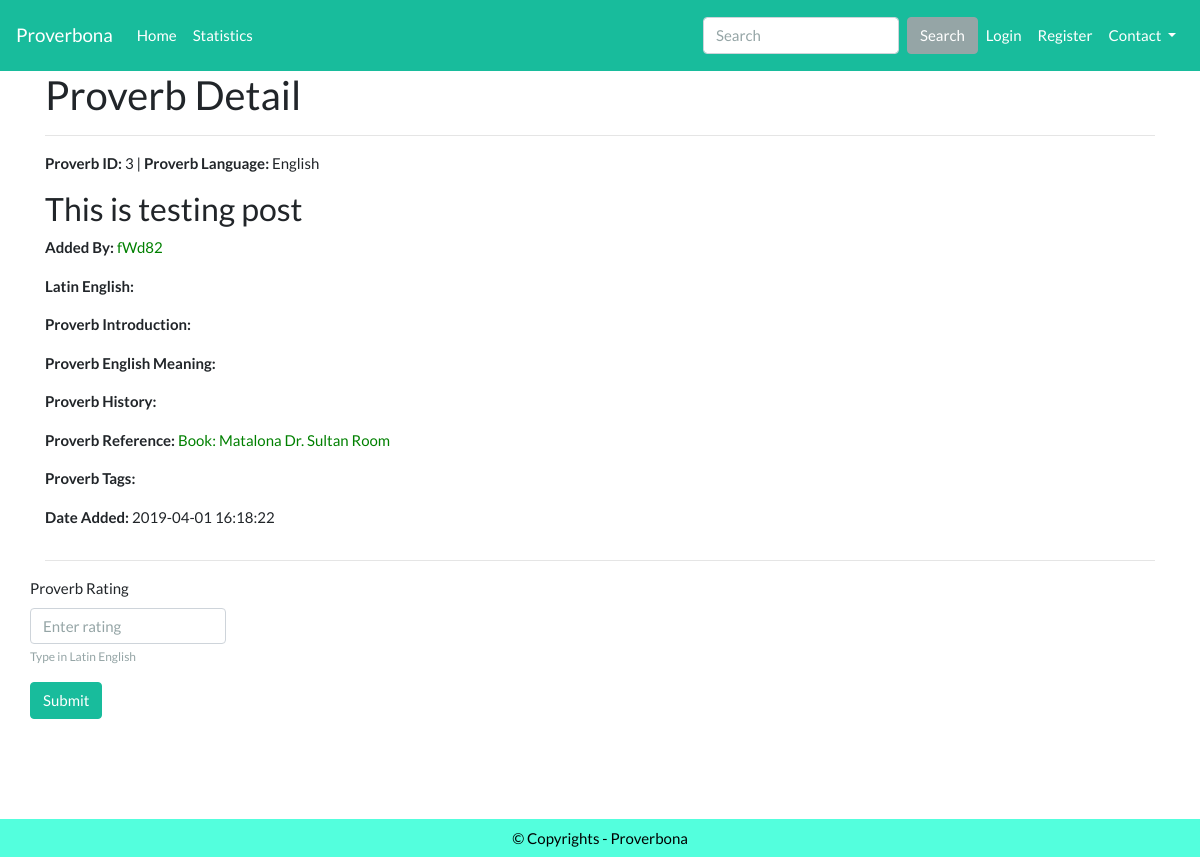
The page /index.php/home/proverb/3 on the database as committed earlier.
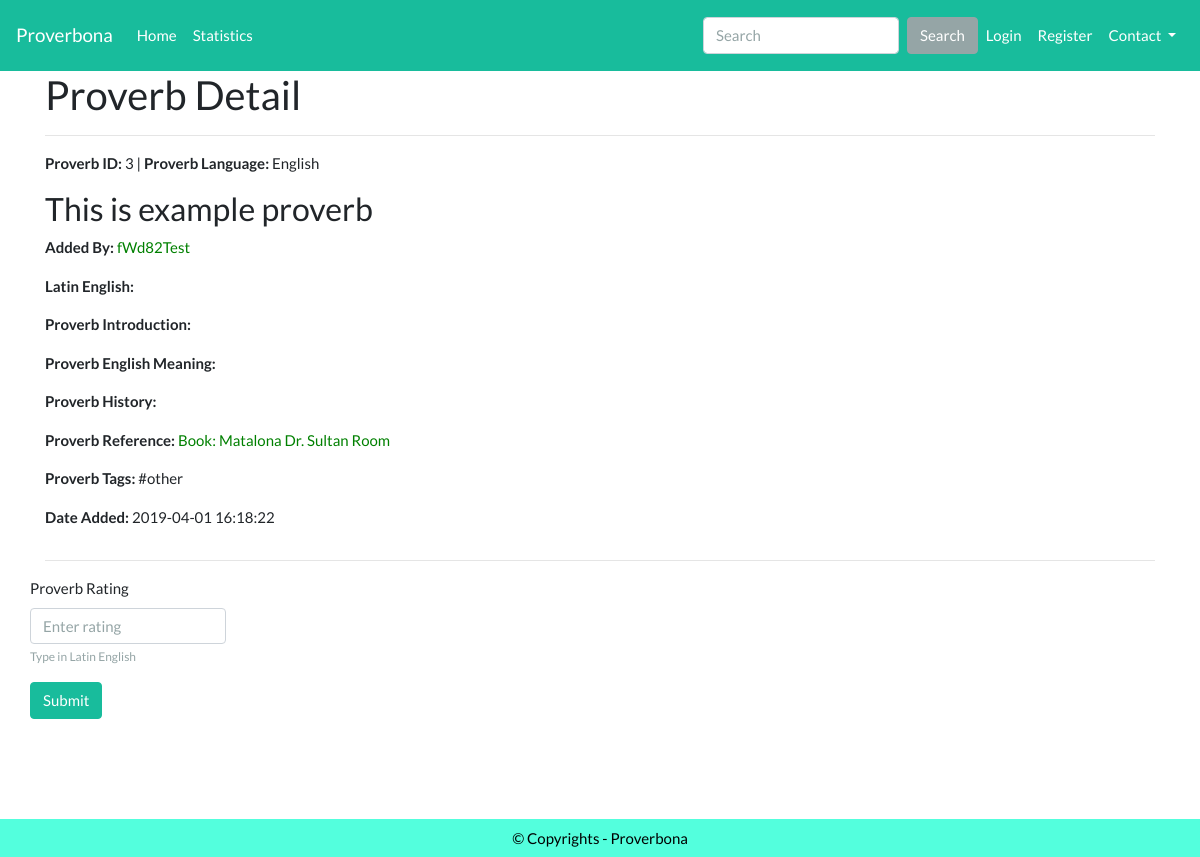
The same page on the database as committed later.
### tables this page shows
CREATE TABLE `table_proverb` (
  `proverb_id` int(11) NOT NULL,
  `proverb_lang` int(11) DEFAULT NULL,
  `proverb_statement` text NOT NULL,
  `proverb_latin_eng` text,
  `proverb_introduction` text,
  `proverb_eng_meaning` text,
  `proverb_history` text,
  `proverb_reference` int(11) NOT NULL,
  `proverb_tags` varchar(45) DEFAULT NULL,
  `proverb_addedby` int(11) DEFAULT NULL,
  `proverb_contributors` varchar(45) DEFAULT NULL,
  `proverb_timestamp` timestamp NULL DEFAULT CURRENT_TIMESTAMP
);

CREATE TABLE `table_user` (
  `user_id` int(11) NOT NULL,
  `user_fullname` varchar(45) DEFAULT NULL,
  `user_email` varchar(45) NOT NULL,
  `user_name` varchar(45) NOT NULL,
  `user_password` varchar(45) DEFAULT NULL,
  `user_nativelang` int(11) DEFAULT NULL,
  `user_otherlang` text,
  `user_country` varchar(45) DEFAULT NULL,
  `user_address` varchar(45) DEFAULT NULL,
  `user_department` varchar(45) DEFAULT NULL,
  `user_bio` text,
  `user_timestamp` timestamp NULL DEFAULT CURRENT_TIMESTAMP
);

CREATE TABLE `table_lang` (
  `lang_id` int(11) NOT NULL,
  `lang_locale` varchar(45) DEFAULT NULL,
  `lang_name` varchar(45) DEFAULT NULL,
  `lang_timestamp` timestamp NULL DEFAULT CURRENT_TIMESTAMP
);

CREATE TABLE `table_reference` (
  `reference_id` int(11) NOT NULL,
  `reference_title` text,
  `reference_category` varchar(45) DEFAULT NULL,
  `reference_author` varchar(45) DEFAULT NULL,
  `reference_introduction` varchar(45) DEFAULT NULL,
  `reference_published_year` varchar(45) DEFAULT NULL,
  `reference_img_path` varchar(45) DEFAULT NULL,
  `reference_timestamp` timestamp NULL DEFAULT CURRENT_TIMESTAMP
);

### application/controllers/Home.php (called while the page is built, shortened)
<?php
    class Home extends CI_Controller{
        public function proverb($id){
            $this->load->model('Proverbs_model');
            $my_proverbs = $this->Proverbs_model->get_proverb_id($id);
            $this->load->view('public/proverb_detail', compact('my_proverbs'));
        }
    }
?>

### index.php (called while the page is built, shortened)
<?php
require_once BASEPATH.'core/CodeIgniter.php';

### application/models/Proverbs_model.php (called while the page is built, shortened)
<?php
    class Proverbs_model extends CI_Model{
        public function get_proverb_id($id) {
            $q = $this->db->from('table_proverb')
                        ->where( ['proverb_id' => $id] )
                        ->join('table_lang', 'table_proverb.proverb_lang = table_lang.lang_id')
                        ->join('table_user', 'table_proverb.proverb_addedby = table_user.user_id')
                        ->join('table_reference', 'table_proverb.proverb_reference = table_reference.reference_id')
                        ->get();
            if ($q->num_rows())
                return $q->row();
            return false;
        }
    }

### application/views/public/proverb_detail.php (the view, shortened to what this page needs)
<?php
if ($feedback_by = $this->session->userdata('login_id')) {
    require_once('application/views/admin/admin_header.php');
}else{include('public_header.php');}
?>
<div class="container">
    <h2>Proverb Detail</h2>
    <hr>
    <div class="row">
        <div class="col col-lg-12">
            <p> <?= "<strong>Proverb ID:</strong> " .       $my_proverbs->proverb_id . " | <strong>Proverb Language:</strong> " .       $my_proverbs->lang_name ; ?></p>
            <h3> <?= $my_proverbs->proverb_statement; ?></h3>
            <p> <?= "<strong>Added By:</strong> " .   anchor(base_url('home/user_profile'). "/{$my_proverbs->user_name}", $my_proverbs->user_name);?></p>
            <p> <?= "<strong>Latin English:</strong> " .       $my_proverbs->proverb_latin_eng; ?></p>
            <p> <?= "<strong>Proverb Introduction:</strong> " .       $my_proverbs->proverb_introduction; ?></p>
            <p> <?= "<strong>Proverb English Meaning:</strong> " .       $my_proverbs->proverb_eng_meaning; ?></p>
            <p> <?= "<strong>Proverb History:</strong> " .       $my_proverbs->proverb_history ; ?></p>
            <p> <?= "<strong>Proverb Reference:</strong> " .  anchor(base_url('home/reference_profile')."/{$my_proverbs->reference_id}", $my_proverbs->reference_category . ": " . $my_proverbs->reference_title . " " . $my_proverbs->reference_author); ?></p>
            <p> <?= "<strong>Proverb Tags:</strong> " .       $my_proverbs->proverb_tags; ?></p>
            <p> <?= "<strong>Date Added:</strong> " .       $my_proverbs->proverb_timestamp ; ?></p>
        </div>
    </div>
<hr>
    <div class="row">
      <?= form_open(base_url('dashboard/rate_proverb')); ?>
        <div class="form-group">
        <label for="rating_proverb_rating_value">Proverb Rating</label>
        <?php echo form_input(['name'=>'rating_proverb_rating_value', 'id'=>'rating_proverb_rating_value', 'class'=>'form-control', 'placeholder'=>'Enter rating', 'value'=>set_value('rating_proverb_rating_value')]); ?>
        <small id="" class="form-text text-muted">Type in Latin English</small>
      </div>
    <?php echo form_submit(['name'=>'Submit', 'class'=>'btn btn-success my-2 my-sm-0', 'value'=>'Submit', 'id'=>'submit']); ?>
    </form>
    </div>
<br><br><br><br>
</div>
<?php include('public_footer.php'); ?>

Rows that differ between the two databases and show on the page:
changed table_proverb "English": proverb_statement "This is testing post" → "This is example proverb"; proverb_addedby.user_name "fWd82" → "fWd82Test"; proverb_tags (not shown) → "#other"
